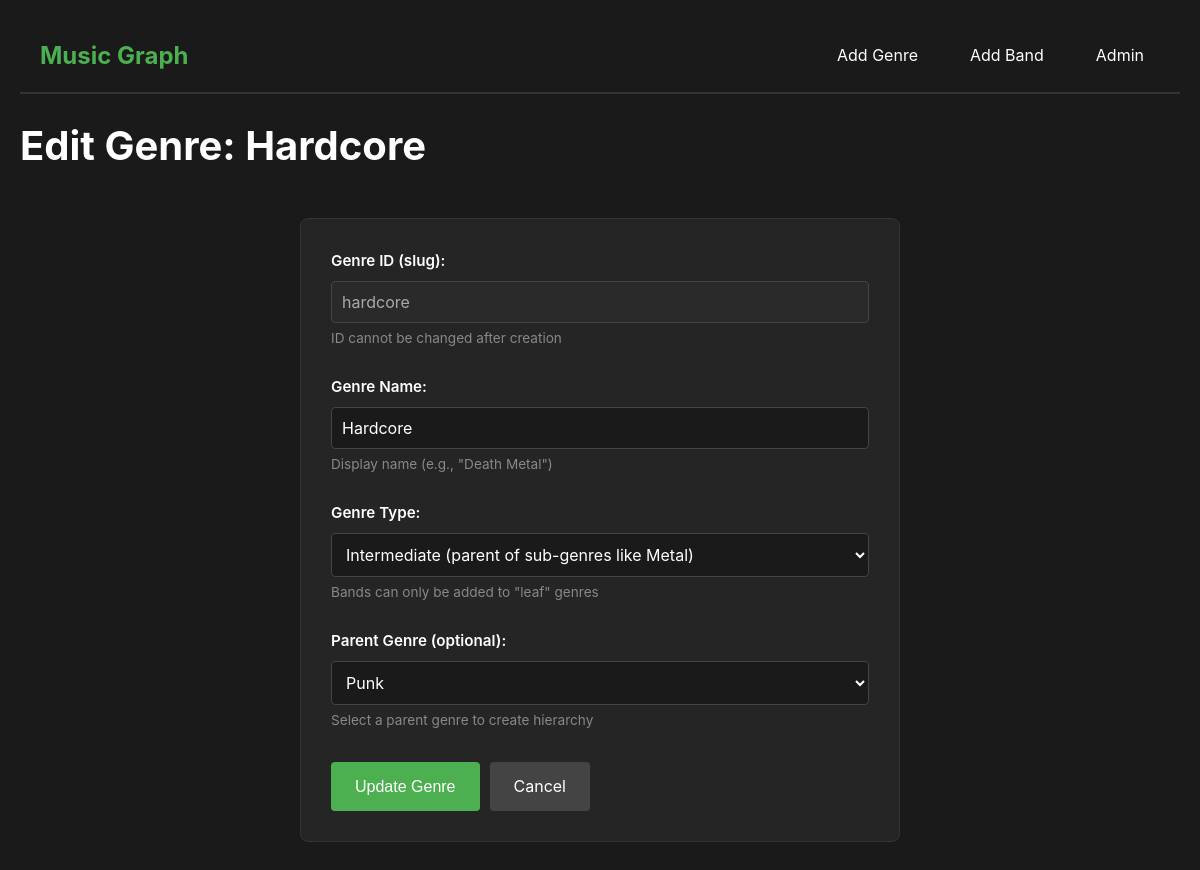
The app's page /edit-genre/hardcore, older data.
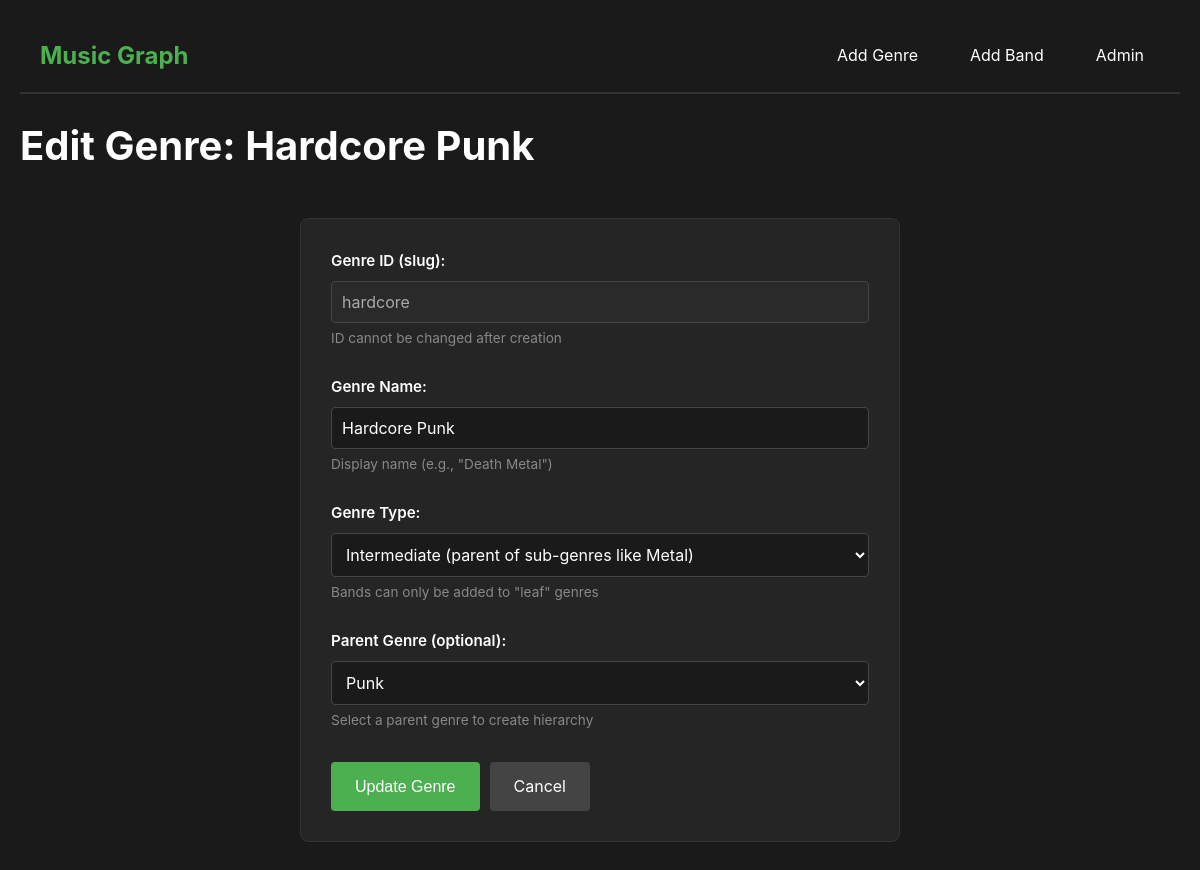
The same page, newer data.
### models.py (models this page shows, shortened)
class Genre(db.Model):
    __tablename__ = 'genres'
    id = db.Column(db.String(50), primary_key=True)  # e.g., 'death-metal'
    name = db.Column(db.String(100), nullable=False)  # e.g., 'Death Metal'
    parent_id = db.Column(db.String(50), db.ForeignKey('genres.id'), nullable=True)
    type = db.Column(db.String(20), nullable=False)  # 'root', 'intermediate', 'leaf'
    parent = db.relationship('Genre', remote_side=[id], backref='children')
    bands = db.relationship('Band', back_populates='primary_genre')

### app.py (the view, shortened to what this page needs)
@app.route('/edit-genre/<genre_id>', methods=['GET', 'POST'])
def edit_genre(genre_id):
    genre = Genre.query.get_or_404(genre_id)
    genres = Genre.query.filter(Genre.id != genre_id).all()  # Exclude current genre
    return render_template('edit_genre.html', genre=genre, genres=genres)

### templates/edit_genre.html (shortened to what this page needs)
<!DOCTYPE html>
<html lang="en">
<head>
    <link rel="stylesheet" href="{{ url_for('static', filename='style.css') }}">
</head>
<body>
    <nav class="navbar">
        <div class="nav-container">
            <a href="{{ url_for('index') }}" class="nav-brand">Music Graph</a>
<div class="nav-links">
    <a href="{{ url_for('add_genre') }}" class="nav-link">Add Genre</a>
    <a href="{{ url_for('add_band') }}" class="nav-link">Add Band</a>
    <a href="{{ url_for('admin') }}" class="nav-link">Admin</a>
</div>
        </div>
    </nav>
    <div class="container">
        <h1>Edit Genre: {{ genre.name }}</h1>
        <form method="POST" class="form">
            <div class="form-group">
                <label for="id">Genre ID (slug):</label>
                <input type="text" id="id" name="id" value="{{ genre.id }}" readonly disabled>
                <small>ID cannot be changed after creation</small>
            </div>
            <div class="form-group">
                <label for="name">Genre Name:</label>
                <input type="text" id="name" name="name"
                       value="{{ form_data.name if form_data else genre.name }}" required>
                <small>Display name (e.g., "Death Metal")</small>
            </div>
            <div class="form-group">
                <label for="type">Genre Type:</label>
                <select id="type" name="type" required>
                    <option value="intermediate" {% if (form_data.type if form_data else genre.type) == 'intermediate' %}selected{% endif %}>
                        Intermediate (parent of sub-genres like Metal)
                    </option>
                </select>
                <small>Bands can only be added to "leaf" genres</small>
            </div>
            <div class="form-group">
                <label for="parent_id">Parent Genre (optional):</label>
                <select id="parent_id" name="parent_id">
                    {% for g in genres %}
                    <option value="{{ g.id }}"
                            {% if (form_data.parent_id if form_data else genre.parent_id) == g.id %}selected{% endif %}>
                        {{ g.name }}
                    </option>
                    {% endfor %}
                </select>
                <small>Select a parent genre to create hierarchy</small>
            </div>
            <div class="form-actions">
                <button type="submit" class="btn-primary">Update Genre</button>
                <a href="{{ url_for('index') }}" class="btn-secondary">Cancel</a>
            </div>
        </form>
    </div>
</body>
</html>

Row changes from the older to the newer data that the page shows:
changed Genre "hardcore": name "Hardcore" → "Hardcore Punk"
